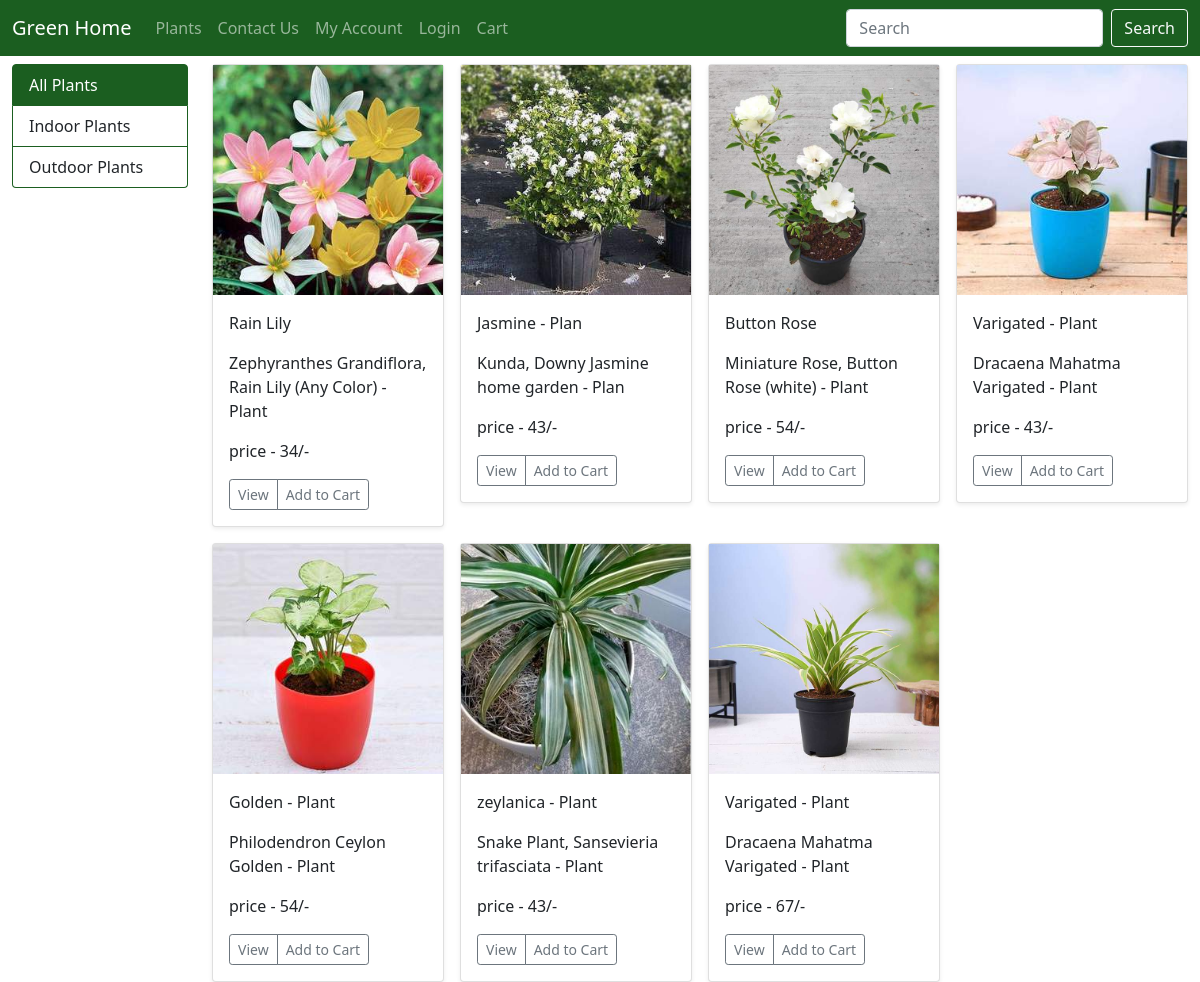
/plants, run on the app's committed database.
### ap1/models.py (models this page shows, shortened)
class Category(models.Model):
    title=models.CharField(max_length=100)
    desc=models.TextField()

class Plants(models.Model):
    name=models.CharField(max_length=200)
    desc=models.TextField()
    img = models.ImageField(upload_to='images')
    price = models.IntegerField()
    date=models.DateTimeField()
    cat= models.ForeignKey(Category,on_delete=models.CASCADE)

### ap1/views.py (the view)
# urls.py: path('plants',views.plants,name='plants'),
def plants(request):
     plants= Plants.objects.all()
     cats=Category.objects.all()
     return render(request,'plants.html',{'plants': plants,'cats':cats})

### templates/plants.html (shortened to what this page needs)
{% extends 'base.html' %}
{% block body %}
<div class="container-fluid">
    <div class="row ">
        <div class="col-md-2">
            <div class="list-group mt-2 ">
                <a href="/plants" class="list-group-item list-group-item-action active" aria-current="true">
                    All Plants
                </a>
                {% for c in cats %}
                <a href="/category/{{c.pk}}" class="list-group-item list-group-item-action">{{c.title}}</a>
                {%endfor%}
            </div>
        </div>
        <div class="col-md-10">
            <div class="row mt-2">
                <div class="col-md-12">
                    <div class="row row-cols-1 row-cols-sm-2 row-cols-md-4 g-3">
                        {% for i in plants %}
                        <div class="col">
                            <div class="card shadow-sm">
                                <img src="/media/{{i.img}}" class="d-block w-100" alt="...">
                                <div class="card-body">
                                    <p class="card-text">{{i.name}}</p>
                                    <p class="card-text">{{i.desc}}</p>
                                    <p class="card-text">price - {{i.price}}/- </p>
                                    <div class="d-flex justify-content-between align-items-center">
                                        <div class="btn-group">
                                            <button type="button"  class="btn btn-sm btn-outline-secondary" onclick="showModalwithImage('{{i.img}}')">View</button>
                                            <button type="button" class="btn btn-sm btn-outline-secondary">Add to
                                                Cart</button>
                                        </div>
                                    </div>
                                </div>
                            </div>
                        </div>
                        {% endfor %}
                    </div>
                </div>
            </div>
        </div>
    </div>
</div>
{% endblock body %}

### templates/base.html (shortened to what this page needs)
<!doctype html>
<html lang="en">
  <head>
    <link href="https://cdn.jsdelivr.net/npm/bootstrap@5.0.0-beta2/dist/css/bootstrap.min.css" rel="stylesheet">
  </head>
  <body>
<nav class="navbar navbar-expand-lg navbar-dark bg">
  <div class="container-fluid">
    <a class="navbar-brand" href="/">Green Home</a>
    <div class="collapse navbar-collapse" id="navbarSupportedContent">
      <ul class="navbar-nav me-auto mb-2 mb-lg-0">
        <li class="nav-item">
          <a class="nav-link" href="/plants">Plants</a>
        </li>
        <li class="nav-item">
          <a class="nav-link" href="/contact">Contact Us</a>
        </li>
        <li class="nav-item">
          <a class="nav-link" href="/myaccount">My Account</a>
        </li>
        <li class="nav-item">
          <a class="nav-link" href="/login">Login</a>
        </li>
        <li class="nav-item">
          <a class="nav-link" href="/cart">Cart</a>
        </li>
      </ul>
      <form class="d-flex">
        <input class="form-control me-2" type="search" placeholder="Search" aria-label="Search">
        <button class="btn btn-outline-light" type="submit">Search</button>
      </form>
    </div>
  </div>
</nav>
{% block body %} {% endblock body %}
  </body>
</html>

### templates/base.html (style rules this page uses)
.bg { background:#1B5E20!important; }
.list-group-item.active { background:#1B5E20!important; border-color:#1B5E20!important; }
.list-group-item { border-color:#1B5E20!important; }

### data on the page
Category: title "Indoor Plants"
Category: title "Outdoor Plants"
Plants: img (picture), name "Rain Lily", desc "Zephyranthes Grandiflora, Rain Lily (Any Color) - Plant", price "34"
Plants: img (picture), name "Jasmine - Plan", desc "Kunda, Downy Jasmine home garden - Plan", price "43"
Plants: img (picture), name "Button Rose", desc "Miniature Rose, Button Rose (white) - Plant", price "54"
Plants: img (picture), name "Varigated - Plant", desc "Dracaena Mahatma Varigated - Plant", price "43"
Plants: img (picture), name "Golden - Plant", desc "Philodendron Ceylon Golden - Plant", price "54"
Plants: img (picture), name "zeylanica - Plant", desc "Snake Plant, Sansevieria trifasciata - Plant", price "43"
Plants: img (picture), name "Varigated - Plant", desc "Dracaena Mahatma Varigated - Plant", price "67"
